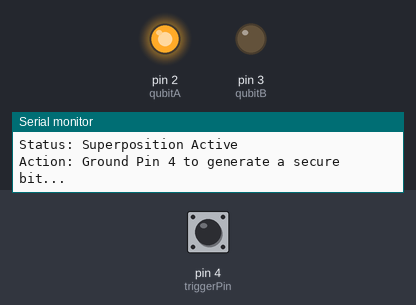
Recording of a sketch running on a simulated Arduino Uno, built with avr-gcc and run on an emulated ATmega328P. Parts: output pins drawn as LEDs (lit = HIGH), the last lines printed to the serial monitor. The inputs (shaded band) are chosen by the test bench; at power-on: pin 4 (triggerPin) HIGH. Random numbers use the default seed unless the sketch sets one.

Above: at 1.0 s.
1.3 s: pin 4 (triggerPin) pulled LOW for 3.2 s
At 2.5 s:
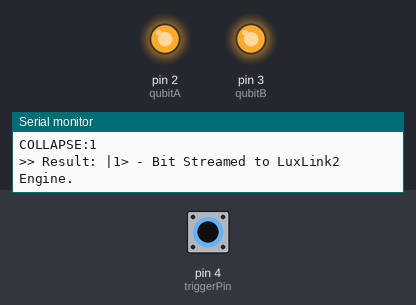
At 5.98 s:
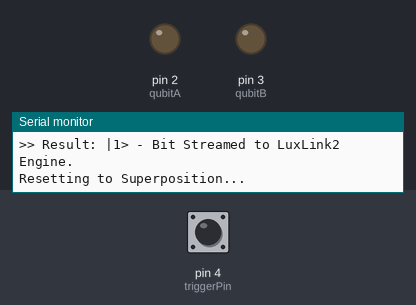
Timing chart, 0 to 12.0 s (numbered marks = the images above; inputs shaded):
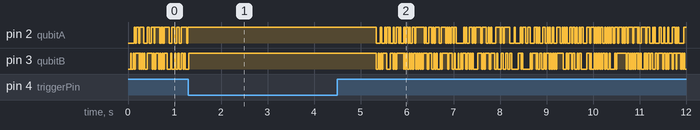

The sketch:

2_Arduino_LuxLink.ino
```cpp
/*
 * PROJECT: LuxLink2 - Quantum Key Distribution (QKD) Simulator
 * HARDWARE: Arduino Uno, 2x LEDs (Pins 2, 3), 1x Trigger (Pin 4)
 * LOGIC: Uses physical entropy to collapse a shared wavefunction
 * and streams the resulting bit to Python for key generation.
 */

// Pin Definitions
const int qubitA = 2; // LED A
const int qubitB = 3; // LED B
const int triggerPin = 4; // Touch this to GND to "Measure"

void setup() {
  pinMode(qubitA, OUTPUT);
  pinMode(qubitB, OUTPUT);

  // Internal Pullup: Measurement happens when Pin 4 hits Ground
  pinMode(triggerPin, INPUT_PULLUP);

  // Seed randomness using atmospheric noise on an empty analog pin
  randomSeed(analogRead(A5));

  Serial.begin(9600);
  Serial.println("--- LUXLINK2 SYSTEM INITIALIZED ---");
  Serial.println("Status: Superposition Active");
  Serial.println("Action: Ground Pin 4 to generate a secure bit...");
}

void loop() {
  // --- STAGE 1: SUPERPOSITION ---
  // The bits are "undecided" and flickering rapidly.
  while(digitalRead(triggerPin) == HIGH) {
    digitalWrite(qubitA, random(0, 2));
    digitalWrite(qubitB, random(0, 2));
    delay(20); // Slightly faster flicker for a better visual effect
  }

  // --- STAGE 2: THE MEASUREMENT (COLLAPSE) ---
  // The system collapses into a single, correlated state.
  int collapsedState = random(0, 2);

  // --- STAGE 3: CORRELATION & OUTPUT ---
  // Physical feedback
  digitalWrite(qubitA, collapsedState);
  digitalWrite(qubitB, collapsedState);

  // MACHINE PROTOCOL: This is the specific line your Python script is listening for!
  Serial.print("COLLAPSE:");
  Serial.println(collapsedState);

  // HUMAN PROTOCOL: This is just for you to read in the Serial Monitor.
  Serial.print(">> Result: |");
  Serial.print(collapsedState);
  Serial.println("> - Bit Streamed to LuxLink2 Engine.");

  // Hold for 2 seconds so you can see the matching LEDs
  delay(2000);

  Serial.println("Resetting to Superposition...\n");
}
```
